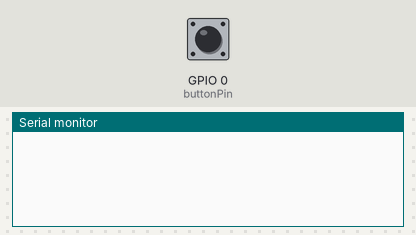
Simulated run of this sketch. Board: ESP32. On the bench: the last lines printed to the serial monitor. The test bench sets the inputs (shaded band); at power-on: GPIO 0 (buttonPin) HIGH.

Above: at 1.2 s.
1.3 s: GPIO 0 (buttonPin) pulled LOW for 0.15 s
At 1.43 s:
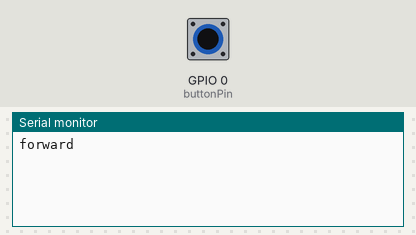
At 2.3 s:
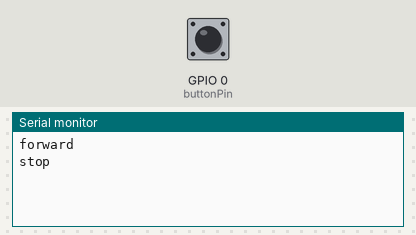

The sketch:

ESP32_GAMESCONTROL.ino
```cpp
const int buttonPin = 0;  // Pin connected to the button
bool buttonState = HIGH;  // Tracks the last button state
bool lastState = HIGH;

void setup() {
  Serial.begin(115200);
  pinMode(buttonPin, INPUT_PULLUP); // Using internal pull-up resistor
}

void loop() {
  buttonState = digitalRead(buttonPin);

  // Detect a state change (button press or release)
  if (buttonState != lastState) {
    if (buttonState == LOW) {
      Serial.println("forward"); // Send "forward" on button press
    } else {
      Serial.println("stop");    // Send "stop" on button release
    }
    lastState = buttonState; // Update the last state
  }

  delay(50); // Simple debounce
}
```

Measured:
- after the input at 1.3 s, the serial monitor: prints a new line at once (image 1)
